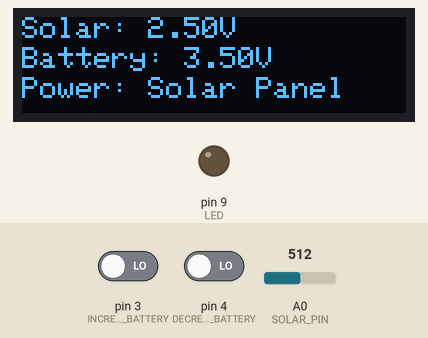
This sketch was run on a simulated Arduino Uno, built with avr-gcc and run on an emulated ATmega328P. Parts: 128×32 one-colour display, output pins drawn as LEDs (lit = HIGH). The test bench sets the inputs (shaded band); at power-on: pin 4 (DECREASE_BATTERY) LOW, A0 (SOLAR_PIN) = 512, pin 3 (INCREASE_BATTERY) LOW. The display library's start-up logo is not drawn.

Above: at 1.7 s.
1.8 s: pin 4 (DECREASE_BATTERY) driven HIGH
At 1.98 s:
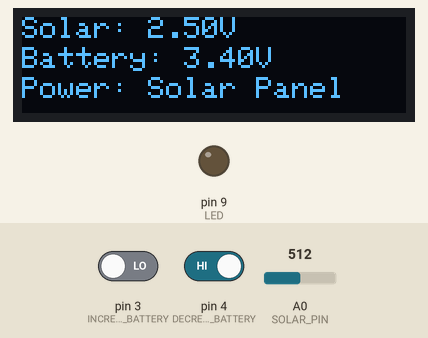
3.7 s: A0 (SOLAR_PIN) set to 501
At 4.0 s:
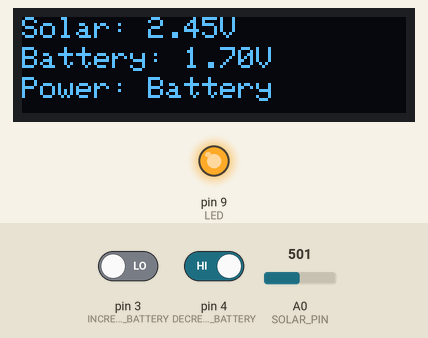
5.7 s: A0 (SOLAR_PIN) set to 716
At 5.89 s:
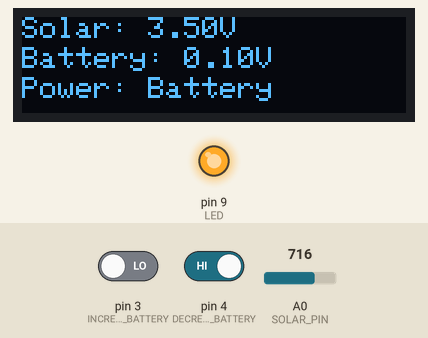
7.4 s: pin 3 (INCREASE_BATTERY) driven HIGH
At 7.79 s:
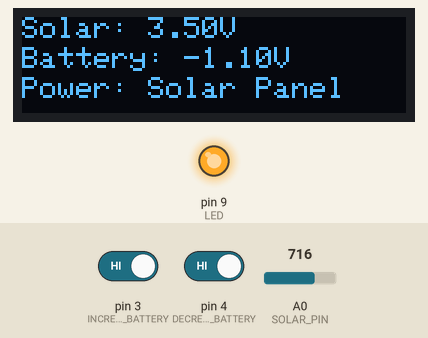
10.4 s: A0 (SOLAR_PIN) set to 511
At 12.07 s:
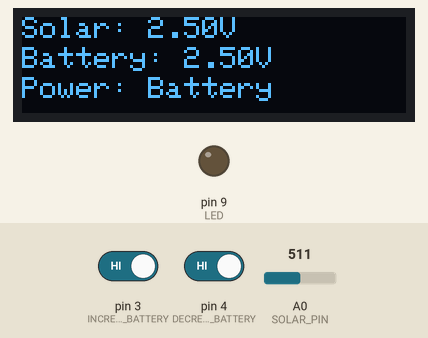
13.4 s: pin 3 (INCREASE_BATTERY) driven LOW
At 13.73 s:
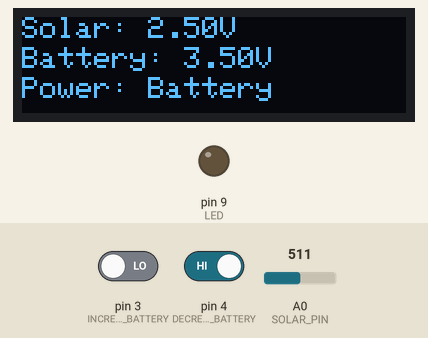
Timing chart, 0 to 16.5 s (numbered marks = the images above; inputs shaded):
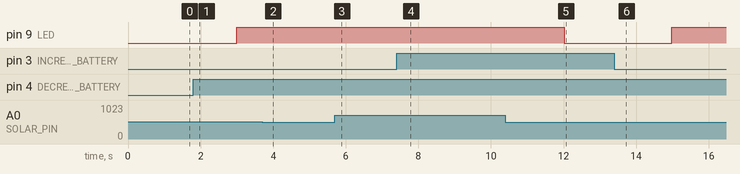

Measured:
- the behaviour switches between 512 and 511 on A0 (SOLAR_PIN) (found by bisection; images 1 and 2)
- after the input at 1.8 s, pin 9 (LED): LOW → HIGH after 1.2 s; the display: changes after 0.12 s (image 1)
- after the input at 10.4 s, pin 9 (LED): HIGH → LOW after 1.6 s instead of 2.8 s
- after the input at 13.4 s, pin 9 (LED): LOW → HIGH after 1.6 s

The sketch:

Lab_4_Part_2.ino
```cpp
/*
* An Arduino Program that is a simulated solar charge controller that switches the power input
* of a microprocessor between a solar panel and a battery. The solar panel is simulated by reading
* the value of a potentiometer and the battery voltage is simulated and tracked within the code.
*/

// Importing all required libraries
#include <Wire.h>
#include <Adafruit_GFX.h>
#include <Adafruit_SSD1306.h>

// OLED Setup
#define SCREEN_WIDTH   128 // OLED display width, in pixels
#define SCREEN_HEIGHT  32 // OLED display height, in pixels
#define OLED_RESET     -1 // Reset pin # (or -1 if sharing Arduino reset pin)
#define SCREEN_ADDRESS 0x3C ///< See datasheet for Address; 0x3D for 128x64, 0x3C for 128x32

Adafruit_SSD1306 display(SCREEN_WIDTH, SCREEN_HEIGHT, &Wire, OLED_RESET);

#define SOLAR_PIN A0 // Voltage of solar panel. Simulated by potentiometer value
#define INCREASE_BATTERY 3 // Push button that will increase the voltage of the battery
#define DECREASE_BATTERY 4 // Push button that will decrease the voltage of the battery
#define LED 9 // LED to indicate that the solar panel is charging the battery

#define SOLAR_PANEL_THRESHOLD 2.5 // Threshold where the power to the microprocessor is changed

float gBatteryVoltage = 3.5; // Initial value of the charge of the battery

// Enumerate that creates the states of the state machine
enum Charge_State {
  SOLARPANELCHARGE,
  BATTERYCHARGE
};

Charge_State currentState = SOLARPANELCHARGE; // Start in the state where the solar panel is charging

void setup()
{
  Serial.begin(9600); // Initialize serial communication

  // Set all input and output pins
  pinMode(SOLAR_PIN, INPUT);
  pinMode(INCREASE_BATTERY, INPUT);
  pinMode(DECREASE_BATTERY, INPUT);
  pinMode(LED, OUTPUT);

  // Initialize OLED
  if(!display.begin(SSD1306_SWITCHCAPVCC, SCREEN_ADDRESS)) {
    Serial.println(F("SSD1306 allocation failed"));
    for(;;); // Don't proceed, loop forever
  }

  display.display(); // Show initial display buffer contents on the screen
  delay(500); // Pause for 1 second

  display.clearDisplay(); // Clear the buffer

}

void loop()
{
  float solarVoltage = (analogRead(SOLAR_PIN) / 1023.0) * 5.0; // Reading the voltage of the solar panel from the potentiometer

  switch(currentState){
    case SOLARPANELCHARGE: // State where the solar panel is supplying power to the microprocessor
      checkButtons(); // Calls function that checks on if the buttons are pressed
      displayOLED(solarVoltage); // Displays voltages and charging source on the OLED

      if (solarVoltage > gBatteryVoltage) // If the solar panel is outputting a higher voltage than the battery...
      {
        digitalWrite(LED, HIGH); // Turn on the LED indicating that the solar panel is charging the battery
      }
      else
      {
        digitalWrite(LED, LOW); // Turn off the LED indicating that the battery is not charging
      }

      if (solarVoltage < 2.5) // If the voltage of solar panel goes below 2.5V...
      {
        currentState = BATTERYCHARGE; // Change to the state where the battery is supplying power
      }

      break;

    case BATTERYCHARGE: // State where the battery is supplying power to the microprocessor
      checkButtons(); // Calls function that checks the push
      displayOLED(solarVoltage); // Displays voltages and charging source on the OLED

      if (solarVoltage > gBatteryVoltage) // If the solar panel is outputting a higher voltage than the battery...
      {
        digitalWrite(LED, HIGH); // Turn on the LED indicating that the solar panel is charging the battery
      }
      else
      {
        digitalWrite(LED, LOW); // Turn off the LED indicating that the battery is not charging
      }

      if (solarVoltage > 2.5) // If the voltage of solar panel is greater than 2.5V...
      {
        currentState = SOLARPANELCHARGE; // Change to the state where the solar panel is supplying power
      }


      break;
  }
}

void checkButtons() // External funciton to check states of push buttons
{
  if (digitalRead(INCREASE_BATTERY) == HIGH) // If battery voltage increase button is pressed...
  {
    gBatteryVoltage += 0.1; // Increase the battery voltage by 0.1
    delay(100); // Wait 0.1 seconds for debouncing
  }
  else if (digitalRead(DECREASE_BATTERY) == HIGH) // If battery voltage decrease button is pressed...
  {
    gBatteryVoltage -= 0.1; // Decrease the battery voltage by 0.1
    delay(100); // Wait 0.1 seconds for debouncing
  }
}

void displayOLED(float solarVoltage) // External function that displays the voltages and the power source on the OLED
{
  display.clearDisplay(); // Only clear once at the beginning

  display.setTextColor(SSD1306_WHITE);
  display.setTextSize(1);

  // Display Solar Voltage
  display.setCursor(0, 0);
  display.print("Solar: ");
  display.print(solarVoltage);
  display.print("V");

  // Display Battery Voltage
  display.setCursor(0, 10);
  display.print("Battery: ");
  display.print(gBatteryVoltage);
  display.print("V");

  // Display Power Source
  display.setCursor(0, 20);
  display.print("Power: ");
  if (currentState == SOLARPANELCHARGE)
  {
    display.print("Solar Panel");
  }
  else
  {
    display.print("Battery");
  }

  display.display(); // Refresh the OLED after printing everything
}
```
